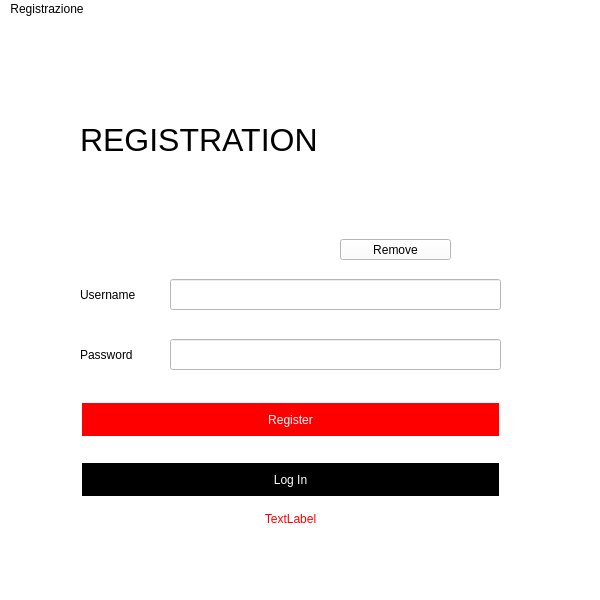
<?xml version="1.0" encoding="UTF-8"?>
<ui version="4.0">
 <class>Registration</class>
 <widget class="QMainWindow" name="Registration">
  <property name="geometry">
   <rect>
    <x>0</x>
    <y>0</y>
    <width>600</width>
    <height>600</height>
   </rect>
  </property>
  <property name="windowTitle">
   <string>Registrazione</string>
  </property>
  <property name="styleSheet">
   <string notr="true">background-color: rgb(255, 255, 255);</string>
  </property>
  <widget class="QWidget" name="centralWidget">
   <property name="styleSheet">
    <string notr="true">QWidget{
	background-color: rgb(233, 230, 234);
}</string>
   </property>
   <widget class="QWidget" name="centralWidget_2" native="true">
    <property name="geometry">
     <rect>
      <x>0</x>
      <y>0</y>
      <width>800</width>
      <height>800</height>
     </rect>
    </property>
    <property name="styleSheet">
     <string notr="true">background-color: rgb(255, 255, 255);</string>
    </property>
    <widget class="QWidget" name="widget" native="true">
     <property name="geometry">
      <rect>
       <x>70</x>
       <y>100</y>
       <width>441</width>
       <height>421</height>
      </rect>
     </property>
     <property name="styleSheet">
      <string notr="true">background-color: rgb(255, 255, 255);</string>
     </property>
     <widget class="QLabel" name="label_4">
      <property name="geometry">
       <rect>
        <x>10</x>
        <y>160</y>
        <width>71</width>
        <height>31</height>
       </rect>
      </property>
      <property name="text">
       <string>Username</string>
      </property>
     </widget>
     <widget class="QLabel" name="label_5">
      <property name="geometry">
       <rect>
        <x>10</x>
        <y>220</y>
        <width>71</width>
        <height>31</height>
       </rect>
      </property>
      <property name="text">
       <string>Password</string>
      </property>
     </widget>
     <widget class="QLabel" name="label_7">
      <property name="geometry">
       <rect>
        <x>10</x>
        <y>0</y>
        <width>241</width>
        <height>41</height>
       </rect>
      </property>
      <property name="styleSheet">
       <string notr="true">font-size: 32px;</string>
      </property>
      <property name="text">
       <string>REGISTRATION</string>
      </property>
     </widget>
     <widget class="QLineEdit" name="username">
      <property name="geometry">
       <rect>
        <x>100</x>
        <y>160</y>
        <width>331</width>
        <height>31</height>
       </rect>
      </property>
     </widget>
     <widget class="QLineEdit" name="password">
      <property name="geometry">
       <rect>
        <x>100</x>
        <y>220</y>
        <width>331</width>
        <height>31</height>
       </rect>
      </property>
      <property name="echoMode">
       <enum>QLineEdit::Password</enum>
      </property>
     </widget>
     <widget class="QPushButton" name="pushButton_login">
      <property name="geometry">
       <rect>
        <x>10</x>
        <y>340</y>
        <width>421</width>
        <height>41</height>
       </rect>
      </property>
      <property name="styleSheet">
       <string notr="true">QPushButton{  
background-color: black;  
border: none;
color: white;
text-align: center;
margin: 4px 2px;
opacity: 0.6;
text-decoration: none;
}
QPushButton:hover{
background-color: white;
border: 1px solid black;
color : black;}</string>
      </property>
      <property name="text">
       <string>Log In</string>
      </property>
     </widget>
     <widget class="QPushButton" name="pushButton_registration">
      <property name="geometry">
       <rect>
        <x>10</x>
        <y>280</y>
        <width>421</width>
        <height>41</height>
       </rect>
      </property>
      <property name="styleSheet">
       <string notr="true">QPushButton{  
background-color: red;  
border: none;
color: white;
text-align: center;
margin: 4px 2px;
opacity: 0.6;
text-decoration: none;
}
QPushButton:hover{
margin: 2px 1px;
}</string>
      </property>
      <property name="text">
       <string>Register</string>
      </property>
     </widget>
     <widget class="ClickableLabel" name="label">
      <property name="geometry">
       <rect>
        <x>180</x>
        <y>60</y>
        <width>80</width>
        <height>80</height>
       </rect>
      </property>
      <property name="text">
       <string/>
      </property>
      <property name="pixmap">
       <pixmap>:/icons/user_icon.jpg</pixmap>
      </property>
      <property name="scaledContents">
       <bool>true</bool>
      </property>
     </widget>
     <widget class="QToolButton" name="toolButton">
      <property name="geometry">
       <rect>
        <x>270</x>
        <y>120</y>
        <width>111</width>
        <height>21</height>
       </rect>
      </property>
      <property name="text">
       <string>Remove</string>
      </property>
     </widget>
     <widget class="QLabel" name="error">
      <property name="geometry">
       <rect>
        <x>10</x>
        <y>390</y>
        <width>421</width>
        <height>20</height>
       </rect>
      </property>
      <property name="styleSheet">
       <string notr="true">color: rgb(255, 0, 0);</string>
      </property>
      <property name="text">
       <string>TextLabel</string>
      </property>
      <property name="alignment">
       <set>Qt::AlignCenter</set>
      </property>
      <property name="indent">
       <number>0</number>
      </property>
     </widget>
    </widget>
   </widget>
  </widget>
  <widget class="QMenuBar" name="menuBar">
   <property name="geometry">
    <rect>
     <x>0</x>
     <y>0</y>
     <width>600</width>
     <height>20</height>
    </rect>
   </property>
   <widget class="QMenu" name="menuREgistration">
    <property name="title">
     <string>Registrazione</string>
    </property>
   </widget>
   <addaction name="menuREgistration"/>
  </widget>
 </widget>
 <layoutdefault spacing="6" margin="11"/>
 <customwidgets>
  <customwidget>
   <class>ClickableLabel</class>
   <extends>QLabel</extends>
   <header>clickablelabel.h</header>
   <slots>
    <signal>clicked()</signal>
   </slots>
  </customwidget>
 </customwidgets>
 <resources>
  <include location="resources.qrc"/>
 </resources>
 <connections/>
</ui>
